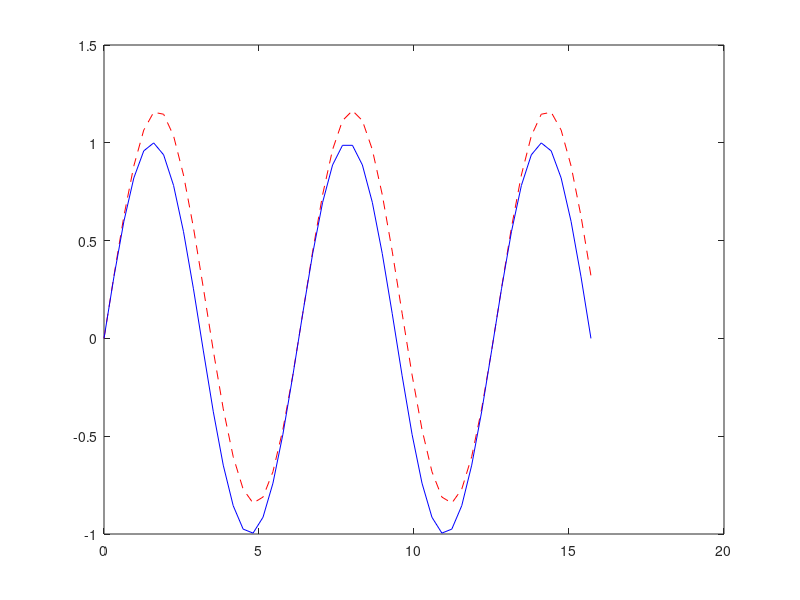

This figure's MATLAB source:
%
% Euler Method Demo
clear all
clc

Npoints=50;
xmax =5*pi;
xmin=0;
%
% Define Arrays
x= linspace(xmin, xmax, Npoints);
y = zeros(1,Npoints);

% COmpute dx
dx=x(2)-x(1);
% Compute y(x)

for it = 2:Npoints
    dydx=cos(x(it-1));
    y(it)=y(it-1) + dydx*dx;
end
plot (x, y, 'r--', x ,sin(x), 'b-')